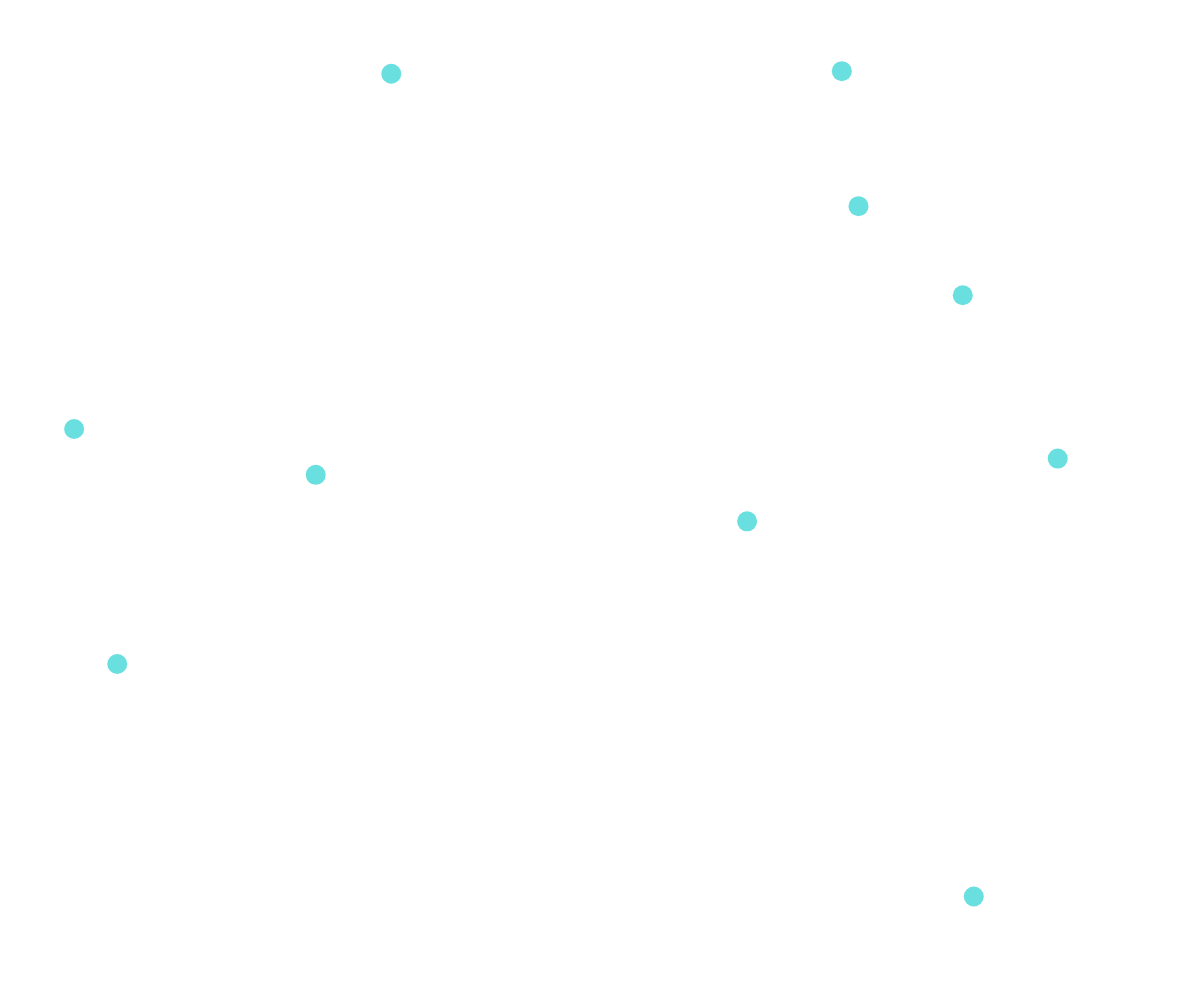
Frame 1 (no input)
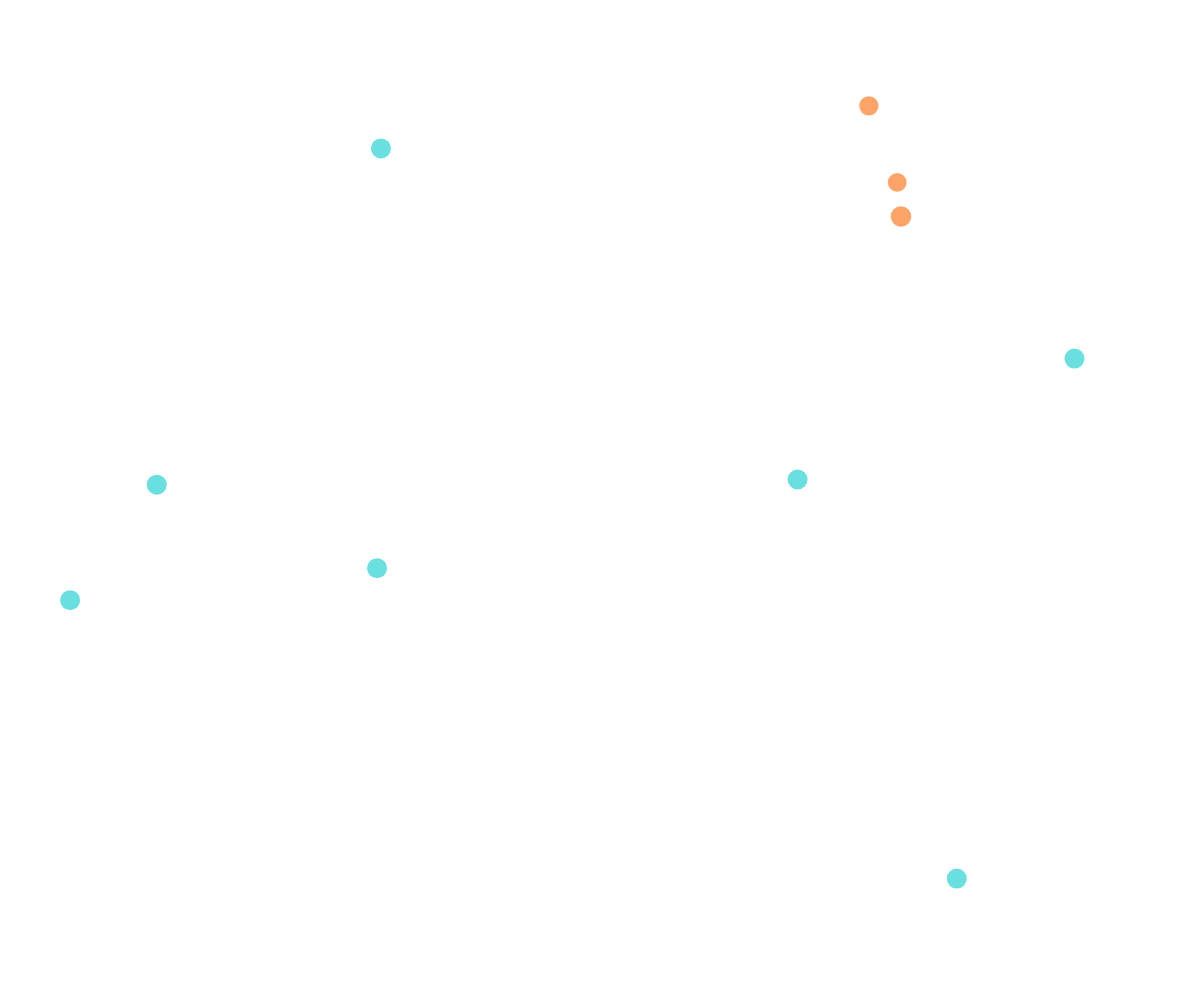
Frame 60 (no input)
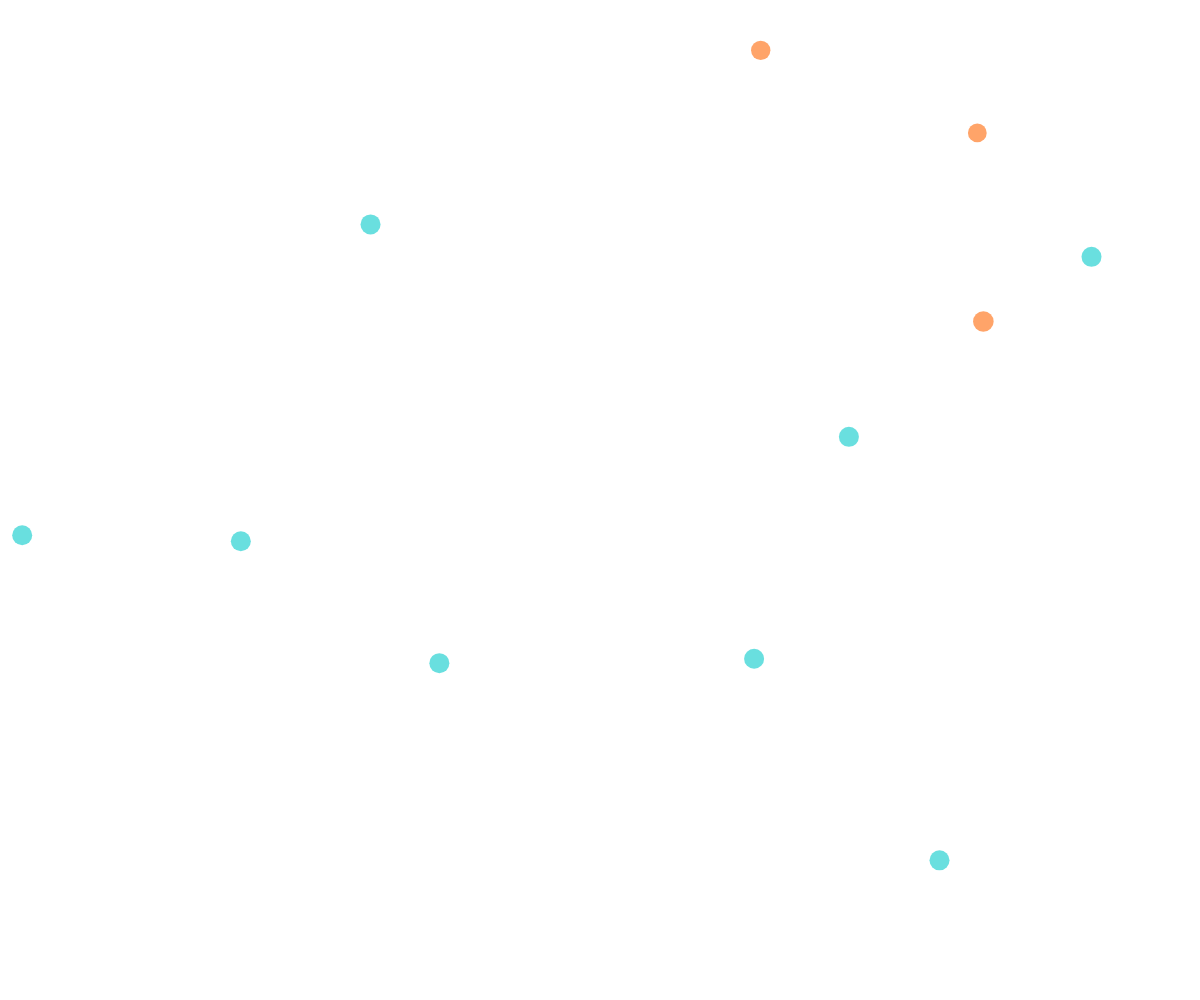
Frame 120 (the mouse pressed at the canvas centre since frame 60)

The p5.js sketch that drew these frames (run headless with seeded random() and noise() and a simulated clock; from frame 60 on, the mouse is pressed at the canvas centre):

// p5.js sketch
// ── sketch.js
// -
// Walkerscontro2 by FrancescaDonati [walkers, meeting-crash]
// 2020 © FrancescaDonati @Francesca1996, Daniele @Fupete and the course DSII2020 at DESIGN.unirsm 
// github.com/dsii-2020-unirsm — github.com/fupete - github.com/Francesca1996
// Educational purposes, MIT License, 2020, San Marino
// —
// Credits/Thanks to: 
// @Shiffman (github.com/shiffman) for youtube.com/user/shiffman
// original license: MIT License
// 
// @Monogrid (mono-grid.com/en/) for instagram.com/monogrid/?hl=it 
// —
//
// Help:
// [mouse] generate object
// [keyboard] delete object
//
// —


//-----------------------------CODE

let objects = []; //array inizialmente vuoto
let d;
let numberObjects = 10;
let t = 0;

//-----------------------------SETUP
function setup() {
  createCanvas(windowWidth, windowHeight);
  
  console.log("ISTRUZIONI");
  console.log("1. premi il mouse per generare;");
  console.log("2. premi un pulsante sulla tastiera per eliminare.");
  
  for (let i = 0; i < numberObjects; i ++){
    //posizione randomica allo start
    objects[i] = new Objects(random(width), random(height));
  }
  //variabile del noise
  t += 0.01 
}

//-----------------------------cosa posso fare
//click mouse genere oggetti
function mousePressed() {
  objects.push(new Objects(mouseX,mouseY));
}

//premi un qualsiasi pulsante sulla tastiera elimini un oggetto
function keyPressed() {
  objects.splice(0, 1);
}

//-----------------------------DRAW
function draw() {
  background(255);
  
  //per ogni oggetto fa queste cose
  for (let i = 0; i < objects.length; i ++){
    objects[i].movimento();
    objects[i].display();
    
    // devo controllare che tutti si intersecano tra tutti oppure no
    // per ogni oggetto checka un altro oggetto
    for (let j = 0; j < objects.length; j++){
      
      //ma un oggetto non deve controllare se stesso
      // quindi se i != j
      if (i != j && objects[i].collisione(objects[j])) {
        objects[i].changeColor();
        objects[j].changeColor();
      }
    }
  }
}

// -------------------- Objects
function Objects (x, y, amp, id, others) {
  this.x = x;
  this.y = y;
  this.r = 10; //raggio
  this.others = others;
  //this.ampiezza = amp; //this.diameter = din;
  this.id = id;
  this.col = color(0, 200, 200, 150);
  
  //speed randomica
  this.xspeed = random(-4, 4);
  this.yspeed = random(-4, 4);
  
  //cambia colore 
  this.changeColor = function (){
    this.col = color(255, 100, 0, 150)
  }

  this.collisione = function (other) {
    d = dist(this.x, this.y, other.x, other.y);
    
    if (d <= this.r + other.r) {
      //se si toccano parte il random
      //se è minore di 1 il raggio diminuisce
      //altrimenti aumenta
      
      //cambio direzione
      this.xspeed = this.xspeed * -1;
      this.yspeed = this.yspeed * -1;
      
      if (random(2) < 1) {
        this.r = this.r - 0.3;
      } else {
        this.r = this.r + 0.3;
      }
      return true;
    } else {
      return false;
    }
  }

  this.display = function(){
    noStroke();
    fill(this.col);
    ellipse(this.x, this.y, this.r * 2, this.r *2);
  }
  
  this.movimento = function(){
    this.x = this.x + this.xspeed * noise(t);
    this.y = this.y + this.yspeed * noise(t);
    
    //così torna indietro
    if (this.x > width - this.r || this.x < this.r) {
      this.xspeed = this.xspeed * -1;
    }
    if (this.y > height - this.r || this.y < this.r) {
      this.yspeed = this.yspeed * -1;
    }
  }
}
